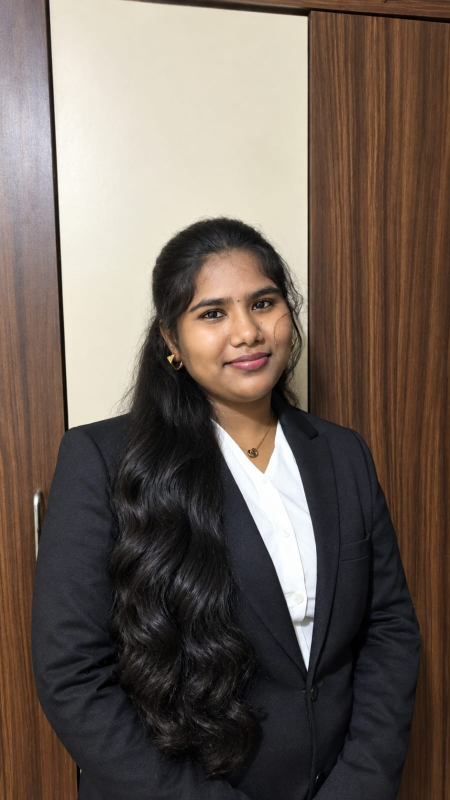
#> input picture bush.jpeg, 900 x 1600 px (shown at 1/2 size)
$ jupyter execute --allow-errors 'EXP3 (1).ipynb'
#> lines starting #> are read from the running program, lines starting #| are printed output that depends on the picture
### Ex. No: 03 - Histogram of an Images

### Name: BUSHPIKA C

## Reg. No: 212225230038

## Import Python necessary libraries

[cell 1]
import cv2
import numpy as np
import matplotlib.pyplot as plt

## Histogram Equalization for Grayscale Images

[cell 2]
img = cv2.imread('bush.jpeg', cv2.IMREAD_GRAYSCALE)
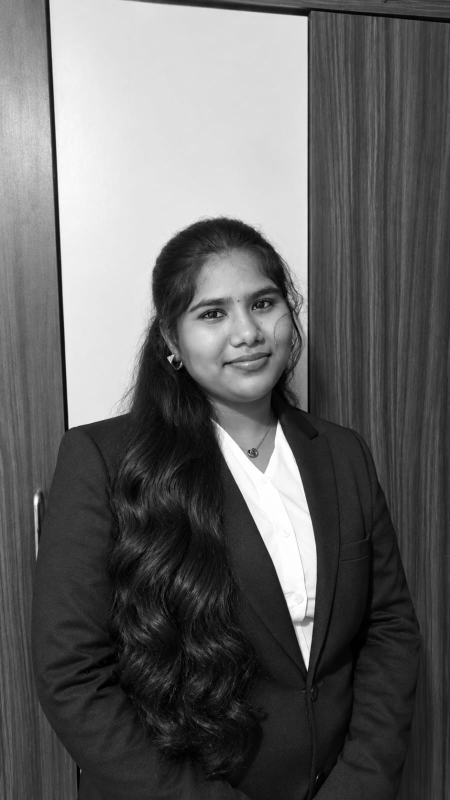
#> img: shape (1600, 900) (shown at 1/2 size); min 0, max 255, mean 99.3

[cell 3]
plt.imshow(img, cmap='gray')
plt.title('Original Image')
plt.show()

[cell 4]
plt.hist(img.ravel(),256,range = [0, 256]);
plt.title('Original Image')
plt.show()
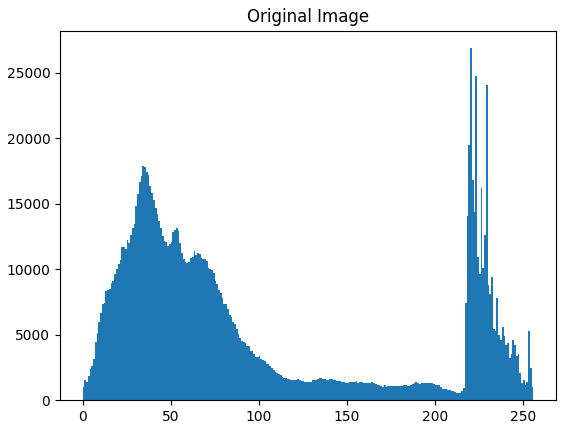
#> figure drawn by matplotlib, 1 panel; tallest bar 26892 high, from x = 220 to 221

[cell 5]
img_eq = cv2.equalizeHist(img)
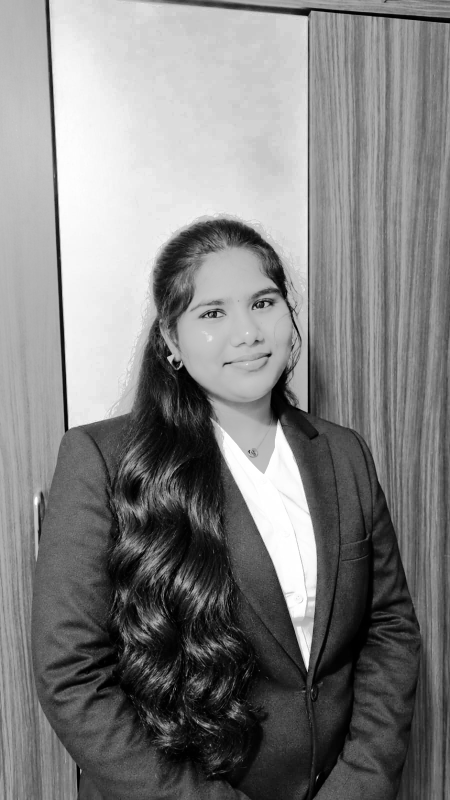
#> img_eq: shape (1600, 900) (shown at 1/2 size); min 0, max 255, mean 128.4

[cell 6]
plt.hist(img_eq.ravel(), 256, range = [0, 256])
plt.title('Equalized Histogram')
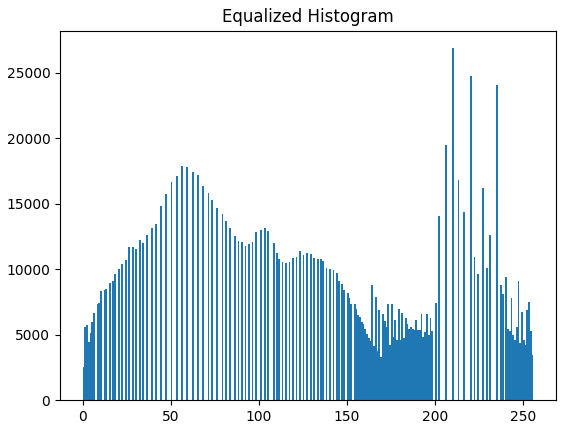
#> figure drawn by matplotlib, 1 panel; tallest bar 26892 high, from x = 210 to 211

[cell 7]
plt.imshow(img_eq, cmap='gray')
plt.title('Original Image')
plt.show()

## Histogram Equalization for Color Images

[cell 8]
img = cv2.imread('bush.jpeg', cv2.IMREAD_COLOR)
#> img is the input picture: shape (1600, 900, 3); mean B, G, R 87.7, 96.6, 109.1

[cell 9]
img_hsv = cv2.cvtColor(img, cv2.COLOR_BGR2HSV)
#> img_hsv: shape (1600, 900, 3); mean H, S, V 50.4, 65.8, 110.8

[cell 10]
img_hsv[:,:,2] = cv2.equalizeHist(img_hsv[:, :, 2])
#> img_hsv: shape (1600, 900, 3); mean H, S, V 50.4, 65.8, 128.3

[cell 11]
img_eq = cv2.cvtColor(img_hsv, cv2.COLOR_HSV2BGR)
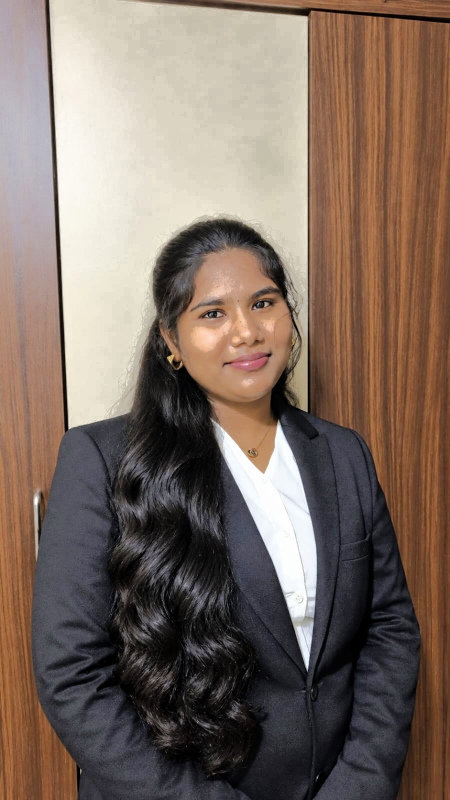
#> img_eq: shape (1600, 900, 3) (shown at 1/2 size); mean B, G, R 98.2, 108.9, 125.9

#> (a cell that did not finish here is left out)

[cell 13]
plt.hist(img_eq.ravel(),256,range = [0, 256]); plt.title('Histogram Equalized');plt.show()
#> after `plt.hist(img_eq.ravel(), 256, range=[0, 256])`:
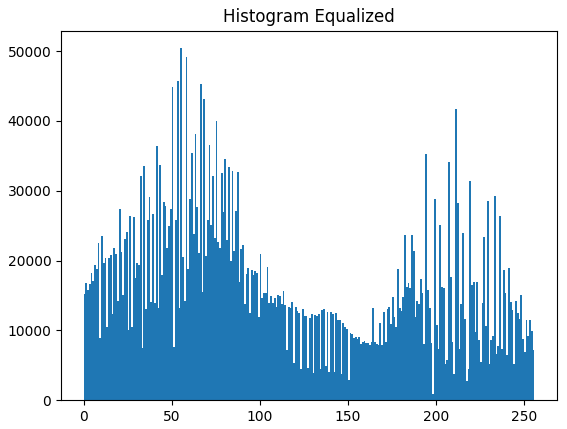
#> figure drawn by matplotlib, 1 panel; tallest bar 50410 high, from x = 55 to 56

[cell 14]
plt.figure(figsize = (20,10))
plt.subplot(221); plt.imshow(img[:, :, ::-1]); plt.title('Original Color Image')
plt.subplot(222); plt.imshow(img_eq[:, :, ::-1]); plt.title('Equalized Image')
plt.show()
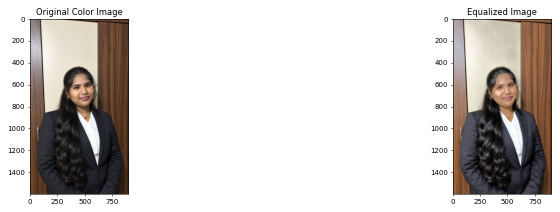
#> figure drawn by matplotlib, 2 panels

[cell 15]
plt.figure(figsize = [15,4])
plt.subplot(121); plt.hist(img.ravel(),256,range = [0, 256]); plt.title('Original Image')
plt.subplot(122); plt.hist(img_eq.ravel(),256,range = [0, 256]); plt.title('Histogram Equalized')
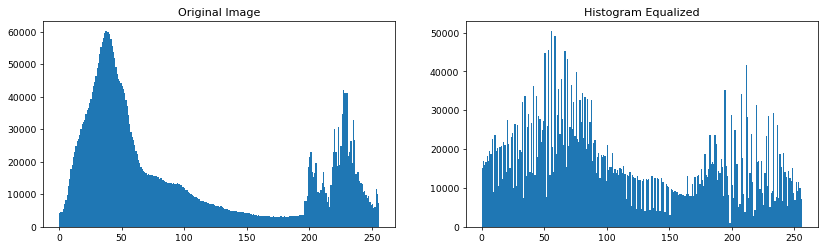
#> figure drawn by matplotlib, 2 panels; panel 1: tallest bar 60179 high, from x = 37 to 38; panel 2: tallest bar 50410 high, from x = 55 to 56
